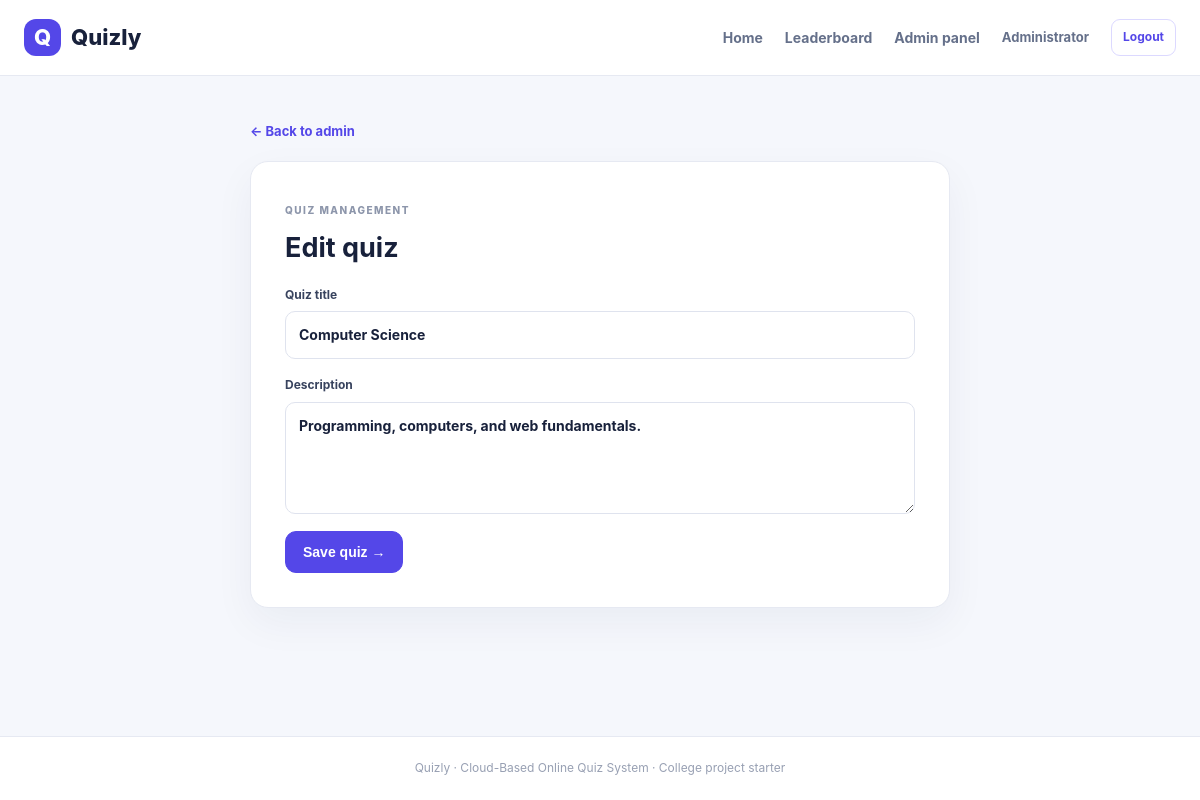
/admin/quiz/2/edit (signed in), run on the app's committed database.
### tables this page shows
CREATE TABLE quizzes (
      id INTEGER PRIMARY KEY AUTOINCREMENT,
      title TEXT NOT NULL, description TEXT DEFAULT '',
      created_at TEXT NOT NULL
    );

### app.py (the view, shortened to what this page needs)
@app.route("/admin/quiz/<int:quiz_id>/edit", methods=["GET", "POST"])
@login_required("admin")
def edit_quiz(quiz_id):
    con = db()
    quiz = con.execute("SELECT * FROM quizzes WHERE id=?", (quiz_id,)).fetchone()
    if not quiz:
        con.close()
        abort(404)
    con.close()
    return render_template("quiz_form.html", quiz=quiz)

### app.py (called while the page is built)
def db():
    con = sqlite3.connect(DB_PATH)
    con.row_factory = sqlite3.Row
    con.execute("PRAGMA foreign_keys = ON")
    return con

def login_required(role=None):
    def decorator(fn):
        @wraps(fn)
        def wrapped(*args, **kwargs):
            if not session.get("user_id"):
                flash("Please log in first.", "warning")
                return redirect(url_for("login"))
            if role and session.get("role") != role:
                abort(403)
            return fn(*args, **kwargs)
        return wrapped
    return decorator

@app.context_processor
def common_context():
    return {"current_user": session.get("name"), "current_role": session.get("role")}

### templates/quiz_form.html
{% extends "base.html" %}{% block title %}{{ 'Edit quiz' if quiz else 'Create quiz' }}{% endblock %}{% block content %}<div class="narrow"><a href="{{ url_for('admin_dashboard') }}" class="back-link">← Back to admin</a><form class="form-card form-wide" method="post"><span class="eyebrow">QUIZ MANAGEMENT</span><h2>{{ 'Edit quiz' if quiz else 'Create a new quiz' }}</h2><label>Quiz title<input name="title" required maxlength="120" value="{{ quiz.title if quiz else '' }}" placeholder="e.g. Web Technology Basics"></label><label>Description<textarea name="description" rows="4" placeholder="Briefly describe this quiz">{{ quiz.description if quiz else '' }}</textarea></label><button class="btn" type="submit">Save quiz →</button></form></div>{% endblock %}

### static/style.css (style rules this page uses)
:root { --bg:#f5f7fc;--card:#fff;--ink:#18213b;--muted:#75809a;--primary:#5447e8;--primary2:#766cf5;--line:#e6e9f2;--soft:#f0efff;--green:#15966a;--shadow:0 15px 40px #1b28500d }
* { box-sizing:border-box }
body { margin:0;background:var(--bg);font-family:Inter,Segoe UI,Arial,sans-serif;color:var(--ink);line-height:1.55 }
a { color:var(--primary);text-decoration:none }
.btn { display:inline-flex;align-items:center;justify-content:center;gap:8px;border:1px solid var(--primary);background:var(--primary);color:#fff;padding:12px 17px;border-radius:11px;font-weight:750;font-size:14px;cursor:pointer;transition:.18s }
.eyebrow { color:#8d96ab;font-size:10px;font-weight:850;letter-spacing:1.5px }
.card,.stat,.form-card,.table-wrap { background:var(--card);border:1px solid var(--line);border-radius:18px;box-shadow:var(--shadow) }
.form-card { padding:34px;border:0;box-shadow:none }
.form-card h2 { font-size:27px;margin:6px 0 }
.form-card label { display:block;font-size:12px;font-weight:750;margin:17px 0;color:#38435e }
.form-card input,.form-card select,.form-card textarea { display:block;width:100%;padding:12px 13px;margin-top:7px;border:1px solid #dfe3ee;border-radius:10px;font:inherit;font-size:14px;background:#fff;color:var(--ink) }
.narrow { max-width:700px;margin:10px auto }
.back-link { display:inline-block;margin:0 0 20px;font-size:13px;font-weight:700 }
.form-wide { border:1px solid var(--line);box-shadow:var(--shadow) }

### data on the page
quizzes: title "Computer Science", description "Programming, computers, and web fundamentals."

### other printed values
{{ current_user }} "Administrator"
{{ 'Edit quiz' if quiz else 'Create a new quiz' }} "Edit quiz"
